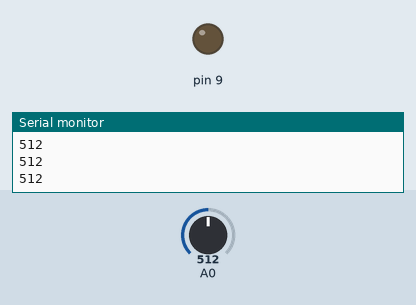
This sketch was run on a simulated Arduino Uno, built with avr-gcc and run on an emulated ATmega328P. On the bench: output pins drawn as LEDs (lit = HIGH), the last lines printed to the serial monitor. The inputs (shaded band) are chosen by the test bench; at power-on: A0 = 512.

Above: at 1.2 s.
1.3 s: A0 set to 716
At 1.8 s:
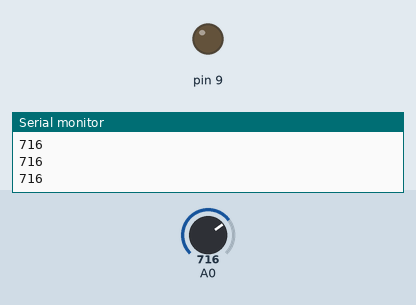
2.8 s: A0 set to 900
At 3.3 s:
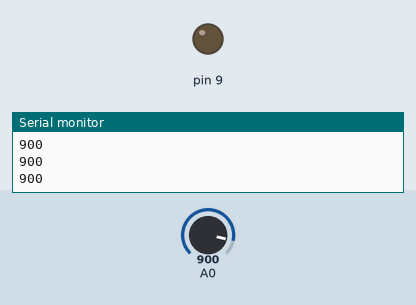
4.3 s: A0 set to 0
At 5.3 s:
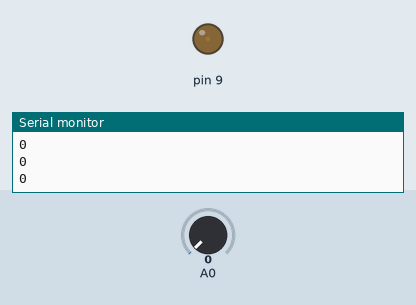
Timing chart, 0 to 7.3 s (numbered marks = the images above; inputs shaded):
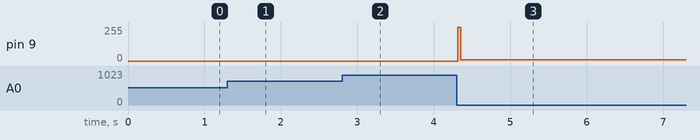

The sketch:

project_04.ino
```cpp
int sensorValue = 0;
int value = 0;


void setup(){
  Serial.begin(9600);

  pinMode(9,OUTPUT);
}

void loop() {
  digitalWrite(9, HIGH);
  sensorValue = analogRead(A0);
  Serial.println(sensorValue);
  value = sensorValue / 4;
  //Serial.println(value);
  analogWrite(9,value);
  delay(5);
}
```

Measured:
- after the input at 1.3 s, pin 9: stays 0/255 (without the input it goes to 128/255 after 1.5 s)
- after the input at 2.8 s, pin 9: stays 0/255 (without the input it goes to 179/255 after 1.5 s)
- after the input at 4.3 s, pin 9: 0/255 → 9/255 at once
